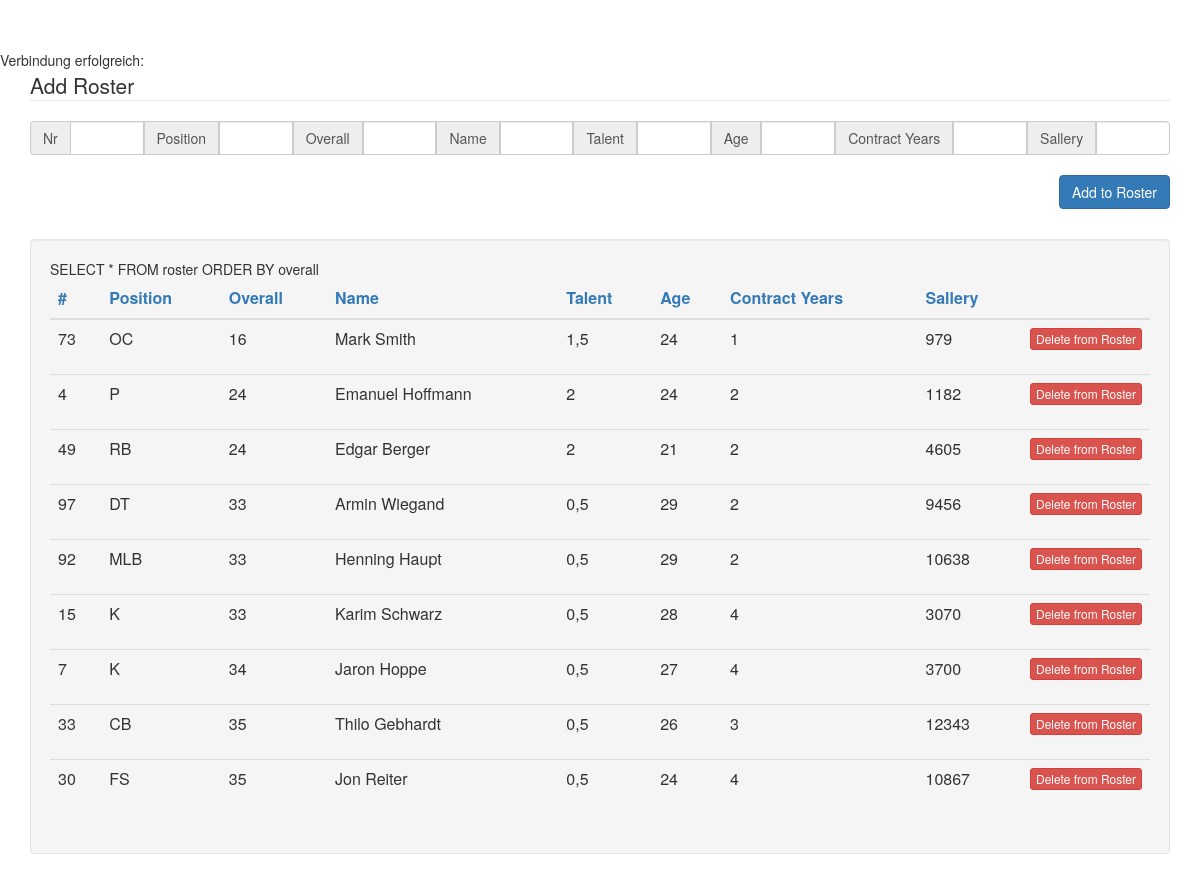
/index.php?sort=overall, run on the app's committed database.
### tables this page shows
CREATE TABLE IF NOT EXISTS `roster` (
  `id` tinyint(3) NOT NULL,
  `nr` int(11) NOT NULL,
  `position` text NOT NULL,
  `name` text NOT NULL,
  `age` tinyint(3) NOT NULL,
  `overall` tinyint(3) NOT NULL,
  `talent` text NOT NULL,
  `sallery` int(10) NOT NULL,
  `contract` tinyint(2) NOT NULL
);

### index.php (the view, shortened to what this page needs)
<?php
  include "inc/config.php";
	$sql = "SELECT * FROM roster";
	if (isset($_GET['sort'])) {
		if($_GET['sort'] == 'nr')
		{
		    $sql .= " ORDER BY nr";
		}
		elseif ($_GET['sort'] == 'name') {
			$sql .= " ORDER BY name";
		}
		elseif ($_GET['sort'] == 'age') {
			$sql .= " ORDER BY age";
		}
		elseif ($_GET['sort'] == 'overall') {
			$sql .= " ORDER BY overall";
		}
		elseif ($_GET['sort'] == 'talent') {
			$sql .= " ORDER BY talent";
		}
		elseif ($_GET['sort'] == 'sallery') {
			$sql .= " ORDER BY sallery";
		}
		elseif ($_GET['sort'] == 'contract') {
			$sql .= " ORDER BY contract";
		}
	}
?>
<!doctype html>
<html class="no-js" lang="">
    <head>
        <link rel="stylesheet" href="css/bootstrap.min.css">
        <link rel="stylesheet" href="css/style.css">
    </head>
    <body>
       	<div class="container">
			<legend>Add Roster</legend>
	   		<form name="AddRoster" action="index.php" method="POST" class="form-horizontal">
	       		<div class="input-group">
	       			<span class="input-group-addon" >Nr</span>
					<input name="nr" type="text" class="form-control" placeholder="" aria-describedby="basic-addon1">
					<span class="input-group-addon" >Position</span>
					<input name="position" type="text" class="form-control" placeholder="" aria-describedby="basic-addon1">
					<span class="input-group-addon" >Overall</span>
					<input name="overall" type="text" class="form-control" placeholder="" aria-describedby="basic-addon1">
	       			<span class="input-group-addon" >Name</span>
					<input name="name" type="text" class="form-control" placeholder="" aria-describedby="basic-addon1">
					<span class="input-group-addon" >Talent</span>
					<input name="talent" type="text" class="form-control" placeholder="" aria-describedby="basic-addon1">
					<span class="input-group-addon" >Age</span>
					<input name="age" type="text" class="form-control" placeholder="" aria-describedby="basic-addon1">
					<span class="input-group-addon" >Contract Years</span>
					<input name="contract" type="text" class="form-control" placeholder="" aria-describedby="basic-addon1">
					<span class="input-group-addon" >Sallery</span>
					<input name="sallery" type="text" class="form-control" placeholder="" aria-describedby="basic-addon1">
				</div>
					<div style="padding-top: 20px; padding-bottom: 50px">
		    			<button name="SaveAddRoster" type="submit" class="btn btn-primary pull-right" >Add to Roster</button>
		    		</div>
			</form>
				<div class="well">
				    <table class="table">
				      <thead>
				        <tr>
				          <th><a href="index.php?sort=nr">#</a></th>
				          <th><a href="index.php?sort=position">Position</a></th>
				          <th><a href="index.php?sort=overall">Overall</a></th>
				          <th><a href="index.php?sort=name">Name</a></th>
				          <th><a href="index.php?sort=talent">Talent</a></th>
				          <th><a href="index.php?sort=age">Age</a></th>
				          <th><a href="index.php?sort=contract">Contract Years</a></th>
				          <th><a href="index.php?sort=sallery">Sallery</a></th>
				          <th style="width: 36px;"></th>
				        </tr>
				      </thead>
				      <tbody>
				      <?php
							foreach ($dbh->query($sql) as $row) {
								 echo '<tr>';
								 	echo '<td>' . $row["nr"] . ' </td>';
								 	echo '<td>' . $row["position"] . ' </td>';
								 	echo '<td>' . $row["overall"] . ' </td>';
								 	echo '<td>' . $row["name"] . ' </td>';
								 	echo '<td>' . $row["talent"] . ' </td>';
								 	echo '<td>' . $row["age"] . ' </td>';
								 	echo '<td>' . $row["contract"] . ' </td>';
								 	echo '<td>' . $row["sallery"] . ' </td>';
								 	echo '<td>
								 		<form name="DeleteFromRoster" action="index.php?delete='.$row["id"].' " method="POST">
								 			<button type="submit" name="DeleteFromRoster" class="btn btn-danger btn-xs" >Delete from Roster</button>
								 		</form>
						 			</td>';
						         echo '</tr>';
							}
							echo '</table>';
						?>
    	</div>
    </body>
</html>

### css/style.css (style rules this page uses)
body { padding-top: 50px; padding-bottom: 20px; }

### data on the page
roster: nr "73", position "OC", overall "16", name "Mark Smith", talent "1,5", age "24", contract "1", sallery "979"
roster: nr "4", position "P", overall "24", name "Emanuel Hoffmann", talent "2", age "24", contract "2", sallery "1182"
roster: nr "49", position "RB", overall "24", name "Edgar Berger", talent "2", age "21", contract "2", sallery "4605"
roster: nr "97", position "DT", overall "33", name "Armin Wiegand", talent "0,5", age "29", contract "2", sallery "9456"
roster: nr "92", position "MLB", overall "33", name "Henning Haupt", talent "0,5", age "29", contract "2", sallery "10638"
roster: nr "15", position "K", overall "33", name "Karim Schwarz", talent "0,5", age "28", contract "4", sallery "3070"
roster: nr "7", position "K", overall "34", name "Jaron Hoppe", talent "0,5", age "27", contract "4", sallery "3700"
roster: nr "33", position "CB", overall "35", name "Thilo Gebhardt", talent "0,5", age "26", contract "3", sallery "12343"
roster: nr "30", position "FS", overall "35", name "Jon Reiter", talent "0,5", age "24", contract "4", sallery "10867"
